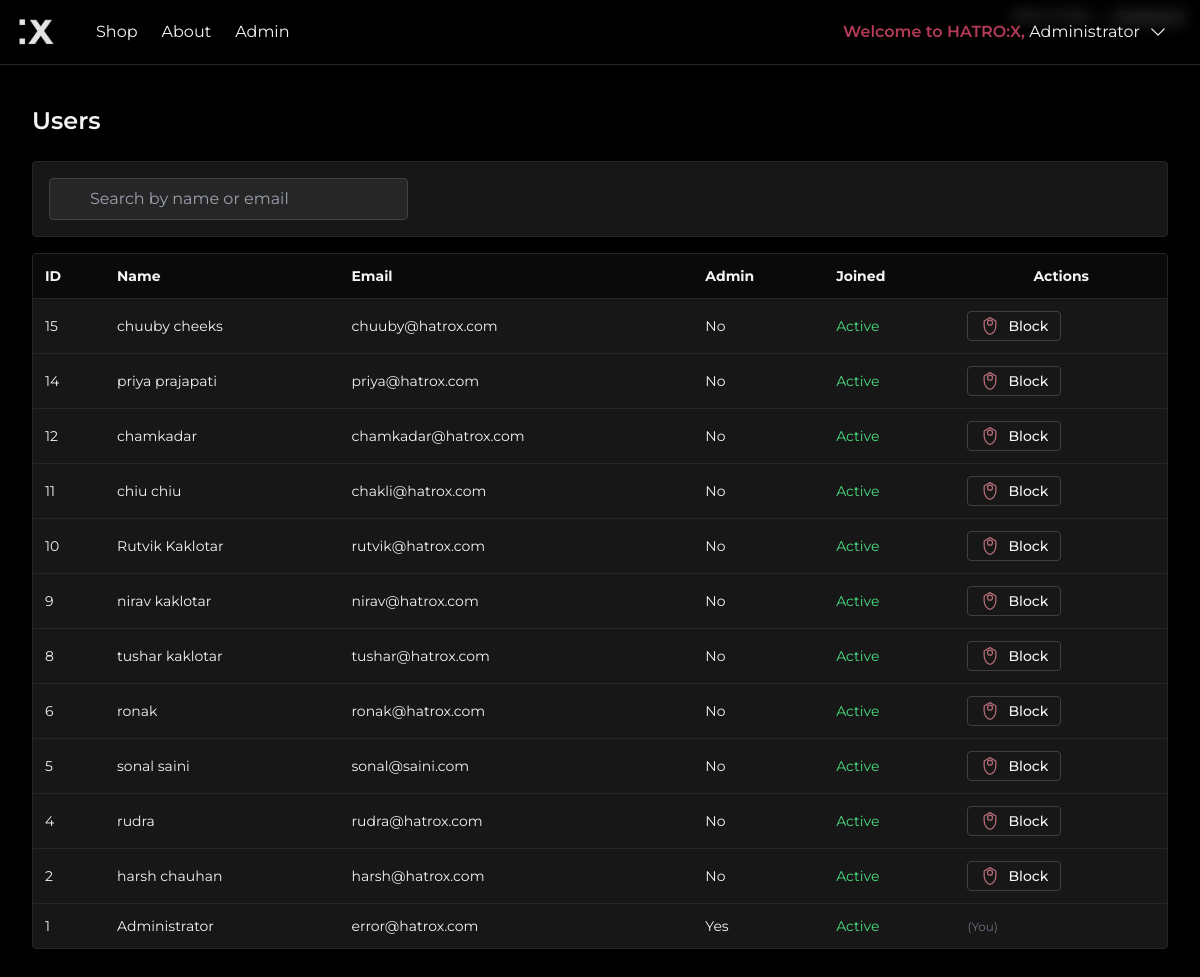
The page /admin/users.php (signed in) on the database its author committed.
### tables this page shows
CREATE TABLE `users` (
  `id` int(11) NOT NULL,
  `full_name` varchar(100) NOT NULL,
  `email` varchar(100) NOT NULL,
  `password_hash` varchar(255) NOT NULL,
  `created_at` datetime NOT NULL DEFAULT current_timestamp(),
  `remember_token` varchar(255) DEFAULT NULL,
  `is_admin` tinyint(1) NOT NULL DEFAULT 0,
  `is_blocked` tinyint(1) NOT NULL DEFAULT 0
);

### includes/db_connection.php (called while the page is built, shortened)
<?php
function e(string $str): string
{
    return htmlspecialchars($str, ENT_QUOTES | ENT_SUBSTITUTE, 'UTF-8');
}
?>

### admin/users.php (the view, shortened to what this page needs)
<?php
require_once __DIR__ . '/../includes/db_connection.php';
$q = trim((string)($_GET['q'] ?? ''));
$users = [];
if ($q !== '') {
  $like = "%$q%";
  if ($stmt = $mysqli->prepare('SELECT id, full_name, email, is_admin, is_blocked, created_at FROM users WHERE full_name LIKE ? OR email LIKE ? ORDER BY id DESC')) {
    $stmt->bind_param('ss', $like, $like);
    $stmt->execute();
    $res = $stmt->get_result();
    while ($row = $res->fetch_assoc()) { $users[] = $row; }
    $stmt->close();
  }
} else if ($res = $mysqli->query('SELECT id, full_name, email, is_admin, is_blocked, created_at FROM users ORDER BY id DESC')) {
  while ($row = $res->fetch_assoc()) { $users[] = $row; }
}
include __DIR__ . '/../includes/header.php';
?>
<section class="max-w-7xl mx-auto px-4 sm:px-6 lg:px-8 py-10">
  <h1 class="text-2xl font-semibold mb-6">Users</h1>
  <form method="get" class="mb-4 grid md:grid-cols-3 gap-3 bg-neutral-900 border border-neutral-800 p-4 rounded">
    <div class="relative md:col-span-1">
      <input name="q" value="<?= e($q) ?>" placeholder="Search by name or email" class="pl-10 w-full bg-neutral-800 border border-neutral-700 rounded px-3 py-2">
    </div>
  </form>
  <div class="overflow-x-auto bg-neutral-900 border border-neutral-800 rounded">
    <table class="min-w-full text-sm">
      <thead class="bg-neutral-950">
        <tr>
          <th class="text-left p-3">ID</th>
          <th class="text-left p-3">Name</th>
          <th class="text-left p-3">Email</th>
          <th class="text-left p-3">Admin</th>
          <th class="text-left p-3">Joined</th>
          <th class="p-3">Actions</th>
        </tr>
      </thead>
      <tbody>
        <?php foreach ($users as $u): ?>
          <tr class="border-t border-neutral-800">
            <td class="p-3"><?= (int)$u['id'] ?></td>
            <td class="p-3"><?= e($u['full_name']) ?></td>
            <td class="p-3"><?= e($u['email']) ?></td>
            <td class="p-3"><?= $u['is_admin'] ? 'Yes' : 'No' ?></td>
            <td class="p-3"><?= $u['is_blocked'] ? '<span class="text-sm text-rose">Blocked</span>' : '<span class="text-sm text-green-400">Active</span>' ?></td>
            <td class="p-3">
              <?php if ((int)$u['id'] !== (int)$_SESSION['user_id']): ?>
                <?php if ((int)$u['is_blocked'] === 1): ?>
                  <form method="post" style="display:inline;" onsubmit="return confirm('Unblock this user?');">
                    <input type="hidden" name="csrf_token" value="<?= e(csrf_token()) ?>">
                    <input type="hidden" name="unblock_id" value="<?= (int)$u['id'] ?>">
                    <button title="Unblock" class="inline-flex items-center space-x-2 px-3 py-1 bg-neutral-800 hover:bg-neutral-700 rounded text-sm text-white">
                      <svg xmlns="http://www.w3.org/2000/svg" viewBox="0 0 24 24" fill="none" stroke="currentColor" stroke-width="1.5" class="w-5 h-5 text-green-400" aria-hidden="true" focusable="false">
                        <path d="M12 2l7 4v6c0 5-3.58 9.74-7 10-3.42-.26-7-5-7-10V6l7-4z" stroke-linecap="round" stroke-linejoin="round" />
                        <path d="M9 12l2 2 4-4" stroke-linecap="round" stroke-linejoin="round" />
                      </svg>
                      <span>Unblock</span>
                    </button>
                  </form>
                <?php else: ?>
                  <form method="post" style="display:inline;" onsubmit="return confirm('Block this user?');">
                    <button title="Block" class="inline-flex items-center gap-2 px-3 py-1 text-sm rounded font-medium border border-neutral-700 hover:border-gold transition" aria-label="Block user">
                      <span>Block</span>
                    </button>
                  </form>
                <?php endif; ?>
              <?php else: ?>
                <span class="text-xs text-gray-500">(You)</span>
              <?php endif; ?>
            </td>
          </tr>
        <?php endforeach; ?>
      </tbody>
    </table>
  </div>
</section>
<?php include __DIR__ . '/../includes/footer.php'; ?>

### includes/header.php (style rules this page uses)
body { font-family: 'Montserrat', sans-serif; }
p, div { word-break: break-word; overflow-wrap: break-word; }

### rows shown on the page
users: id "15", full_name "chuuby cheeks", email "chuuby@hatrox.com", is_admin "No", is_blocked "Active"
users: id "14", full_name "priya prajapati", email "priya@hatrox.com", is_admin "No", is_blocked "Active"
users: id "12", full_name "chamkadar", email "chamkadar@hatrox.com", is_admin "No", is_blocked "Active"
users: id "11", full_name "chiu chiu", email "chakli@hatrox.com", is_admin "No", is_blocked "Active"
users: id "10", full_name "Rutvik Kaklotar", email "rutvik@hatrox.com", is_admin "No", is_blocked "Active"
users: id "9", full_name "nirav kaklotar", email "nirav@hatrox.com", is_admin "No", is_blocked "Active"
users: id "8", full_name "tushar kaklotar", email "tushar@hatrox.com", is_admin "No", is_blocked "Active"
users: id "6", full_name "ronak", email "ronak@hatrox.com", is_admin "No", is_blocked "Active"
users: id "5", full_name "sonal saini", email "sonal@saini.com", is_admin "No", is_blocked "Active"
users: id "4", full_name "rudra", email "rudra@hatrox.com", is_admin "No", is_blocked "Active"
users: id "2", full_name "harsh chauhan", email "harsh@hatrox.com", is_admin "No", is_blocked "Active"
users: id "1", full_name "Administrator", email "error@hatrox.com", is_admin "Yes", is_blocked "Active", shows "(You)"

### other values the page prints
$_SESSION['full_name'] "Administrator"
